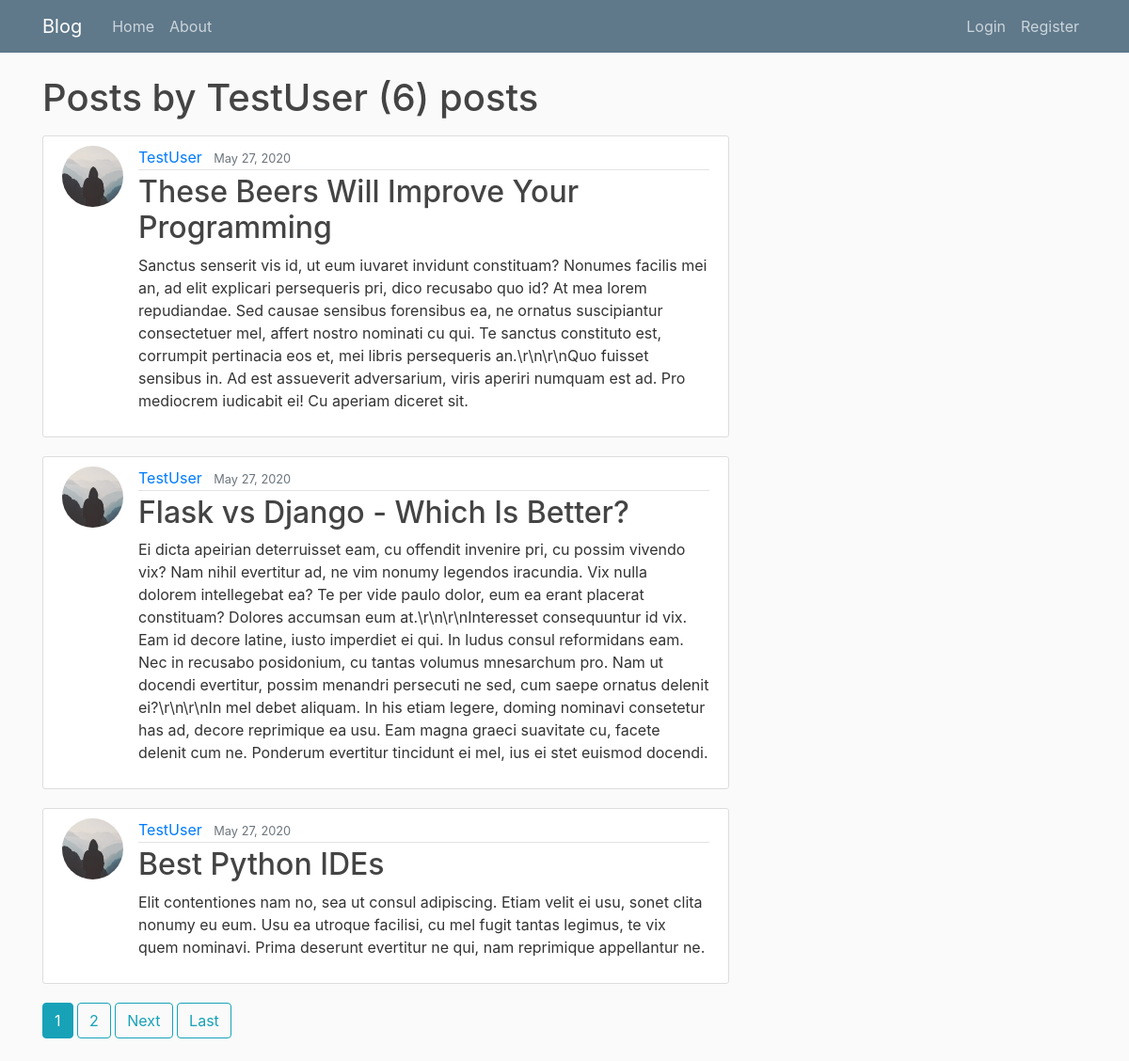
Page /user/TestUser on the committed database.
### blog/models.py (models this page shows, shortened)
class Post(models.Model):
    title = models.CharField(max_length=100)
    content = models.TextField()
    date_posted = models.DateTimeField(default=timezone.now)
    author = models.ForeignKey(User, on_delete=models.CASCADE)

### users/models.py (models this page shows, shortened)
class Profile(models.Model):
    user = models.OneToOneField(User, on_delete=models.CASCADE)
    image = models.ImageField(default='default.jpg', upload_to='profile_pics')

### blog/views.py (the view)
# urls.py: path('user/<str:username>', UserPostListView.as_view(), name='user-posts'),
class UserPostListView(ListView):
    model = Post
    template_name = 'blog/user_posts.html'
    context_object_name = 'posts'
    ordering = ['-date_posted']
    paginate_by = 3
    def get_queryset(self):
        user = get_object_or_404(User, username=self.kwargs.get('username'))
        return Post.objects.filter(author=user).order_by('-date_posted')

### blog/templates/blog/user_posts.html (shortened to what this page needs)
{% extends "blog/base.html" %}
{% block content %}
    <h1 class="mb-3">Posts by {{ view.kwargs.username }} ({{ page_obj.paginator.count }}) posts</h1>
    {% for post in posts %}
    <article class="media content-section">
        <img src="{{ post.author.profile.image.url }}" class="rounded-circle article-img">
        <div class="media-body">
          <div class="article-metadata">
            <a class="mr-2" href="{% url 'user-posts' post.author.username %}">{{ post.author }}</a>
            <small class="text-muted">{{ post.date_posted|date:"F d, Y" }}</small>
          </div>
          <h2><a class="article-title" href="{% url 'post-detail' post.id %}">{{ post.title }}</a></h2>
          <p class="article-content">{{ post.content }}</p>
        </div>
      </article>
    {% endfor %}
    {% if is_paginated %}
      {% for num in page_obj.paginator.page_range %}
        {% if page_obj.number == num %}
          <a class="btn btn-info mb-4" href="?page={{ num }}">{{ num }}</a>
        {% elif num > page_obj.number|add:'-3' and num < page_obj.number|add:'3' %}
        <a class="btn btn-outline-info mb-4" href="?page={{ num }}">{{ num }}</a>
        {% endif %}
      {% endfor %}
      {% if page_obj.has_next %}
        <a class="btn btn-outline-info mb-4" href="?page={{ page_obj.next_page_number}}">Next</a>
        <a class="btn btn-outline-info mb-4" href="?page={{ page_obj.paginator.num_pages }}">Last</a>
      {% endif %}
    {% endif %}
{% endblock content %}

### blog/static/blog/main.css (style rules this page uses)
body { background: #fafafa; color: #333333; margin-top: 5rem; }
h1, h2, h3, h4, h5, h6 { color: #444444; }
.content-section { background: #ffffff; padding: 10px 20px; border: 1px solid #dddddd; border-radius: 3px; margin-bottom: 20px; }
.article-title { color: #444444; }
.article-content { white-space: pre-line; }
.article-img { height: 65px; width: 65px; margin-right: 16px; }
.article-metadata { padding-bottom: 1px; margin-bottom: 4px; border-bottom: 1px solid #e3e3e3 }

### rows in the picture
Post: author.profile.image (placeholder picture), author "TestUser", date_posted "May 27, 2020", title "These Beers Will Improve Your Programming", content "Sanctus senserit vis id, ut eum iuvaret invidunt constituam? Nonumes facilis mei an, ad elit explicari persequeris pri, dico recusabo quo id? At mea lorem repudiandae. Sed causae sensibus forensibus ea, ne ornatus suscipiantur consectetuer mel, affert nostro nominati cu qui. Te sanctus constituto est, corrumpit pertinacia eos et, mei libris persequeris an.\\r\\n\\r\\nQuo fuisset sensibus in. Ad est assueverit adversarium, viris aperiri numquam est ad. Pro mediocrem iudicabit ei! Cu aperiam diceret sit."
Post: author.profile.image (placeholder picture), author "TestUser", date_posted "May 27, 2020", title "Flask vs Django - Which Is Better?", content "Ei dicta apeirian deterruisset eam, cu offendit invenire pri, cu possim vivendo vix? Nam nihil evertitur ad, ne vim nonumy legendos iracundia. Vix nulla dolorem intellegebat ea? Te per vide paulo dolor, eum ea erant placerat constituam? Dolores accumsan eum at.\\r\\n\\r\\nInteresset consequuntur id vix. Eam id decore latine, iusto imperdiet ei qui. In ludus consul reformidans eam. Nec in recusabo posidonium, cu tantas volumus mnesarchum pro. Nam ut docendi evertitur, possim menandri persecuti ne sed, cum saepe ornatus delenit ei?\\r\\n\\r\\nIn mel debet aliquam. In his etiam legere, doming nominavi consetetur has ad, decore reprimique ea usu. Eam magna graeci suavitate cu, facete delenit cum ne.…"
Post: author.profile.image (placeholder picture), author "TestUser", date_posted "May 27, 2020", title "Best Python IDEs", content "Elit contentiones nam no, sea ut consul adipiscing. Etiam velit ei usu, sonet clita nonumy eu eum. Usu ea utroque facilisi, cu mel fugit tantas legimus, te vix quem nominavi. Prima deserunt evertitur ne qui, nam reprimique appellantur ne."

### other values in the picture
{{ view.kwargs.username }} "TestUser"
{{ page_obj.paginator.count }} "6"
{{ num }} "1"
{{ num }} "2"
